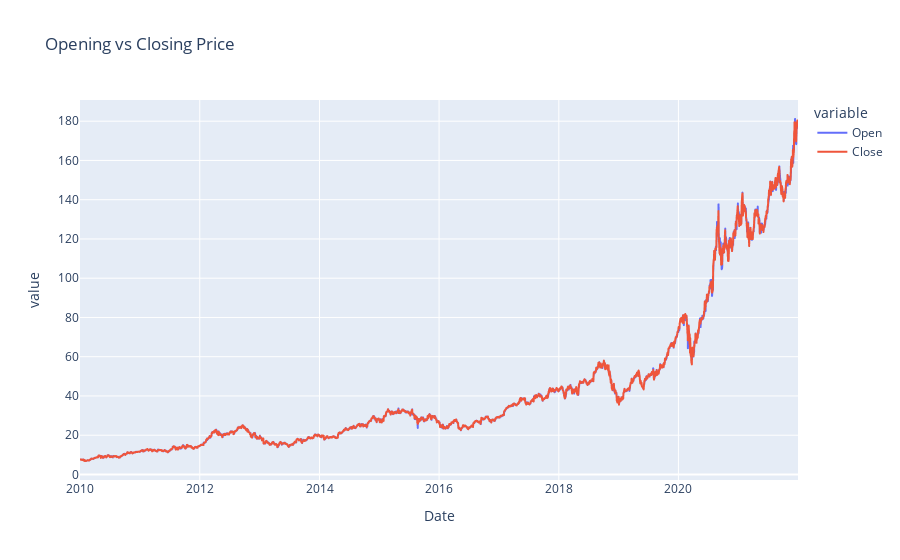

Source (notebook cell):
### Code cell
px.line(df, x='Date', y=['Open', 'Close'],
       labels={'x': 'Date', 'y': 'Price'}, title='Opening vs Closing Price')

### Figure 1 — Plotly figure (JSON) as saved in the notebook; plotly's stock layout.template omitted (floating-point values rounded to 4 significant figures; data arrays with more than 128 entries replaced by an {"elided": "..."} marker saying what was removed)
{"data": [{"hovertemplate": "variable=Open<br>Date=%{x}<br>value=%{y}<extra></extra>", "legendgroup": "Open", "line": {"color": "#636efa", "dash": "solid"}, "marker": {"symbol": "circle"}, "mode": "lines", "name": "Open", "showlegend": true, "type": "scattergl", "x": {"elided": "3022 str values"}, "xaxis": "x", "y": {"elided": "3022 float values"}, "yaxis": "y"}, {"hovertemplate": "variable=Close<br>Date=%{x}<br>value=%{y}<extra></extra>", "legendgroup": "Close", "line": {"color": "#EF553B", "dash": "solid"}, "marker": {"symbol": "circle"}, "mode": "lines", "name": "Close", "showlegend": true, "type": "scattergl", "x": {"elided": "3022 str values"}, "xaxis": "x", "y": {"elided": "3022 float values"}, "yaxis": "y"}], "layout": {"legend": {"title": {"text": "variable"}, "tracegroupgap": 0}, "title": {"text": "Opening vs Closing Price"}, "xaxis": {"anchor": "y", "domain": [0, 1], "title": {"text": "Date"}}, "yaxis": {"anchor": "x", "domain": [0, 1], "title": {"text": "value"}}}}
